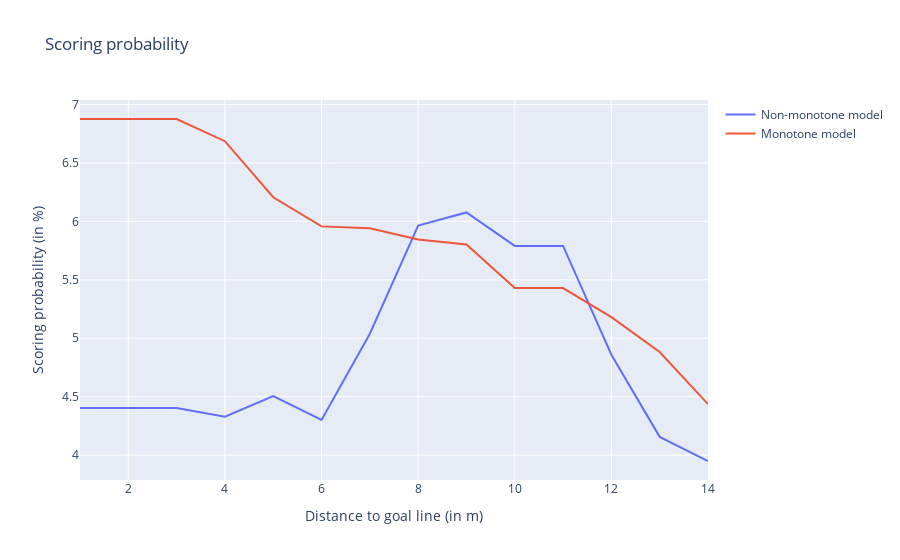

Write notebook code for a chart like this one.
### Markdown cell above
Nice, this looks way better! So, we solved the problem, didn't we? But wait, what about shots that are close to the goal line but not in front of the goal? They should get a relatively small scoring probability as the angle it pretty small. Does our model capture this?

### Code cell
#Set assumptions about the shot
dist_goal_line = np.arange(1, 15)
dist_center = 15
counter_attack = 0
duel = 0
corner = 0
smart_pass = 0
shot_before = 0
body_part = "strongFoot"

# create a sample data frame with the shots
df_sample = create_sample_shots(dist_goal_line, dist_center, counter_attack, duel, corner, smart_pass, 
                                shot_before, body_part)

# get the prediction from the model
df_sample["predLGBM"] = model.predict_proba(df_sample[features])[:,1] * 100
df_sample["predLGBMMonotone"] = model_mon.predict_proba(df_sample[features])[:,1] * 100

# plot the scoring probability
fig = go.Figure()

fig.add_trace(go.Scatter(x=df_sample["distToGoalLine"], 
                         y=df_sample["predLGBM"],
                         mode='lines',
                         name='Non-monotone model'))

fig.add_trace(go.Scatter(x=df_sample["distToGoalLine"], 
                         y=df_sample["predLGBMMonotone"],
                         mode='lines',
                         name='Monotone model'))

fig.update_layout(title="Scoring probability",
                  xaxis_title="Distance to goal line (in m)",
                  yaxis_title="Scoring probability (in %)",)

### Figure 1 — Plotly figure (JSON) as saved in the notebook; plotly's stock layout.template omitted (floating-point values rounded to 4 significant figures)
{"data": [{"mode": "lines", "name": "Non-monotone model", "type": "scatter", "x": [1, 2, 3, 4, 5, 6, 7, 8, 9, 10, 11, 12, 13, 14], "y": [4.404, 4.404, 4.404, 4.329, 4.505, 4.302, 5.038, 5.963, 6.076, 5.79, 5.79, 4.859, 4.156, 3.95]}, {"mode": "lines", "name": "Monotone model", "type": "scatter", "x": [1, 2, 3, 4, 5, 6, 7, 8, 9, 10, 11, 12, 13, 14], "y": [6.875, 6.875, 6.875, 6.685, 6.206, 5.957, 5.94, 5.844, 5.801, 5.429, 5.429, 5.18, 4.882, 4.437]}], "layout": {"title": {"text": "Scoring probability"}, "xaxis": {"title": {"text": "Distance to goal line (in m)"}}, "yaxis": {"title": {"text": "Scoring probability (in %)"}}}}
